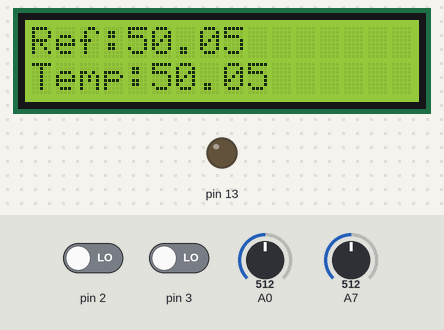
A sketch run on a simulated Arduino Nano, built with avr-gcc and run on an emulated ATmega328P. Shown: 16×2 character LCD, output pins drawn as LEDs (lit = HIGH). Inputs (shaded band) come from the test bench; at power-on: pin 2 LOW, pin 3 LOW, A0 = 512, A7 = 512. What the sketch prints to the serial monitor is not drawn.

Above: at 1.6 s.
1.7 s: pin 2 driven HIGH
At 3.2 s:
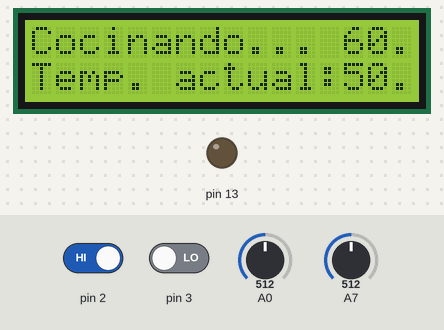
3.5 s: pin 3 driven HIGH
At 4.7 s:
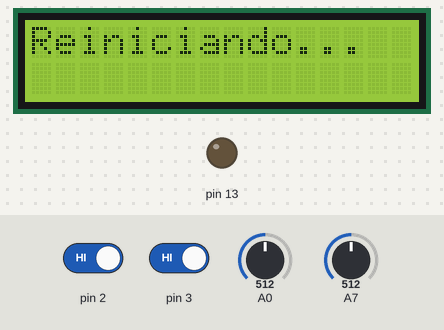
6.5 s: A0 set to 716
9.1 s: pin 3 driven LOW
At 11.0 s:
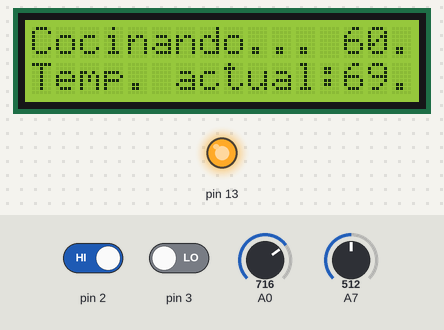
12.1 s: A0 set to 900
At 13.8 s:
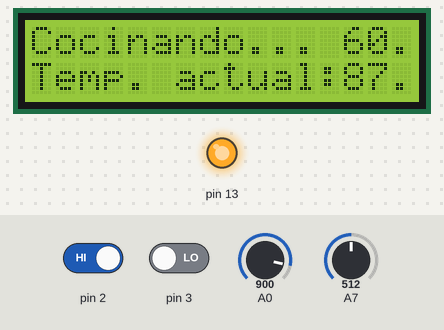
14.1 s: pin 3 driven HIGH
At 15.2 s:
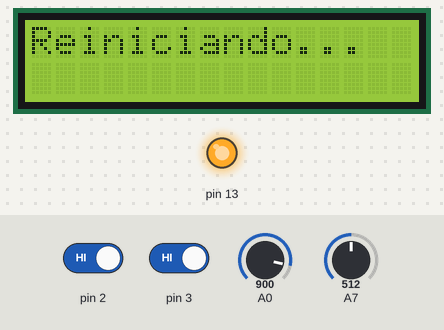
Timing chart, 0 to 17.1 s (numbered marks = the images above; inputs shaded):
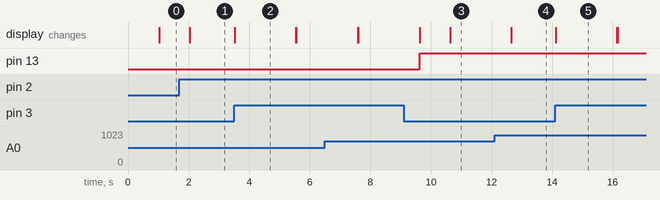

The sketch:

Codigo.ino
```cpp
#include <Wire.h>
#include <LiquidCrystal_I2C.h>

LiquidCrystal_I2C lcd(0x27,16,2);

float t0 = 0; //Tiempo de muestreo temperatura control
float t1 = 0; //Tiempo de visualizacion temperatura
long tiempoActual = 0;
long tiempoCoccionInicial = 0;
int intervalo = 100;
int intervaloVisu = 1000;
int cantidadMuestras = 0;
float acumuladorRef = 0;
float acumuladorAnalog = 0;
float ref;
boolean pin = true;
boolean enCurso = false;
void setup() {
  Serial.begin(9600);
  pinMode(13, OUTPUT);
  pinMode(2, INPUT);
  pinMode(3, INPUT);
  lcd.init();
  lcd.backlight();
  lcd.clear();
  lcd.display();
}

void loop() {

  if(digitalRead(2)== true){ //Iniciamos proceso de coccion
    enCurso = true;
    tiempoCoccionInicial = millis();
  }

  if(digitalRead(3) && digitalRead(2)){
    enCurso = false;
    lcd.clear();
    lcd.setCursor(0,0);
    lcd.print("Reiniciando...");
    delay(2000);
  }


  if(enCurso){
    tiempoActual = millis();
    if(millis()-t1 > intervaloVisu){
      t1 = millis();
      lcd.clear();
      lcd.setCursor(0,0);
      lcd.print("Cocinando...");
      lcd.setCursor(13,0);
      lcd.print(ref);
      lcd.setCursor(0,1);
      lcd.print("Temp. actual:");
      lcd.setCursor(13,1);
      lcd.print(analogRead(A0)/10.23);
    }

    if(tiempoActual - tiempoCoccionInicial > 60000){

      lcd.clear();
      lcd.setCursor(0,0);
      lcd.print("Terminado.");
      ref = 0;
      delay(2000);
      enCurso = false;

    } else if(tiempoActual - tiempoCoccionInicial > 40000){
      ref = 30;
    } else if(tiempoActual - tiempoCoccionInicial > 20000){
      ref = 80;
    } else if(tiempoActual - tiempoCoccionInicial > 0){
      ref = 60;
    }

    /*Serial.print("TiempoCoccioninicial:");
    Serial.print(tiempoActual - tiempoCoccionInicial );
    Serial.print("  ");
    Serial.println(ref);*/
  } else{
    if(millis()-t1 > intervaloVisu){
    //Serial.println(millis()-t0);
    t1 = millis();
    lcd.clear();
    lcd.setCursor(0,0);
    lcd.print("Ref:");
    lcd.setCursor(4,0);
    lcd.print(analogRead(A7)/10.23);

    lcd.setCursor(0,1);
    lcd.print("Temp:");
    lcd.setCursor(5,1);
    lcd.print(analogRead(A0)/10.23);
    }

  }

  if(millis()-t0 > intervalo){
    //Serial.println(millis()-t0);
    t0 = millis();


    digitalWrite(13, pin);
  }

  if(!enCurso){
      ref = analogRead(A7)/10.23;
    }

    if(analogRead(A0)/10.23 > ref){
      pin = true;
    } else{
      pin = false;
    }

  if(cantidadMuestras <= 150){
    acumuladorRef += ref/151.0;
    acumuladorAnalog += (analogRead(A0)/10.23)/151;
    cantidadMuestras++;
  }
  else{
    Serial.print("0,100,");
    Serial.print(acumuladorRef);
    Serial.print(",");
    Serial.println(acumuladorAnalog);
    acumuladorRef = 0;
    acumuladorAnalog = 0;
    cantidadMuestras = 0;

  }
 /*
  Serial.print("0,100,");
  Serial.print(ref);
  Serial.print(",");
  Serial.println(analogRead(A0)/10.23);*/

  /*
  Serial.print(digitalRead(2));
  Serial.println(digitalRead(3));
*/
}
```

Measured:
- after the input at 1.7 s, the display: changes after 0.34 s (image 1)
- after the input at 3.5 s, the display: changes at once (image 2)
- after the input at 12.1 s, the display: changes after 0.54 s (image 4)
- after the input at 14.1 s, the display: changes at once (image 5)
- what the display in image 2 shows lasts 2.0 s, from 3.5 s to 5.5 s
